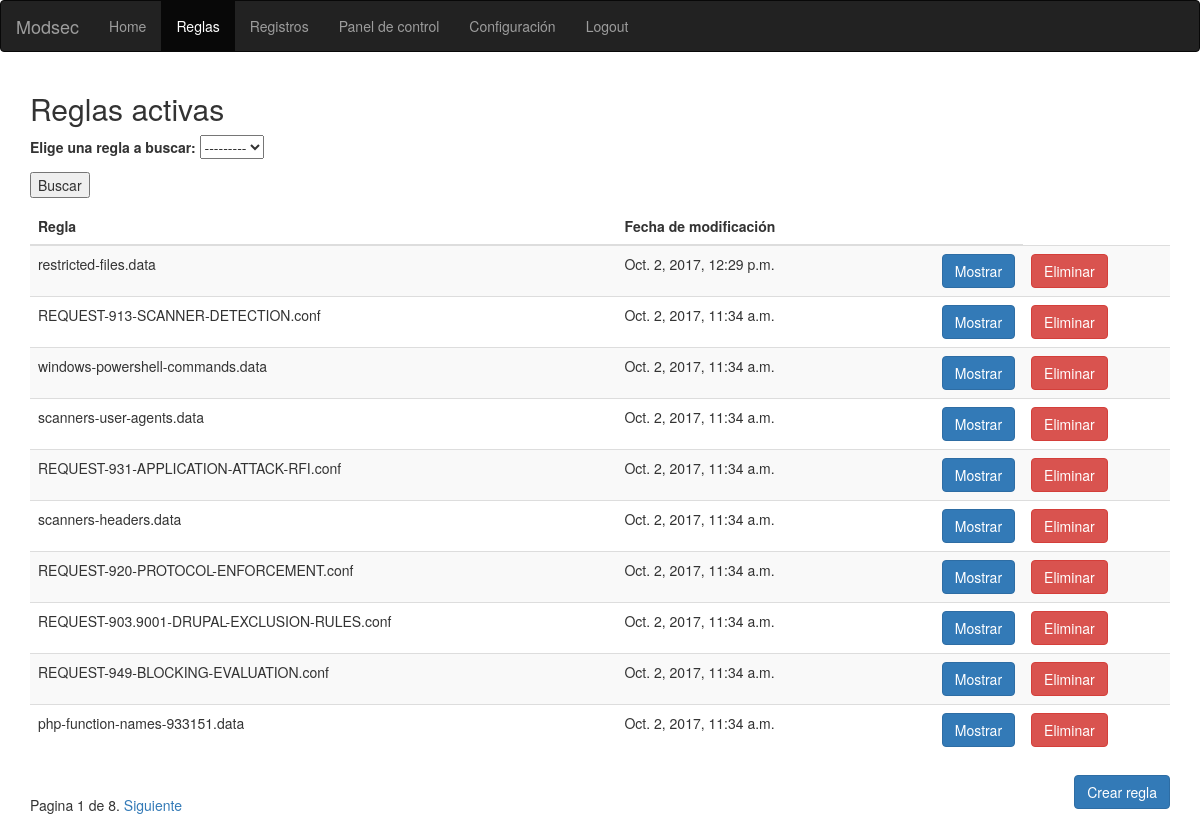
The page /modsec/rules/ (signed in) on the database as committed earlier.
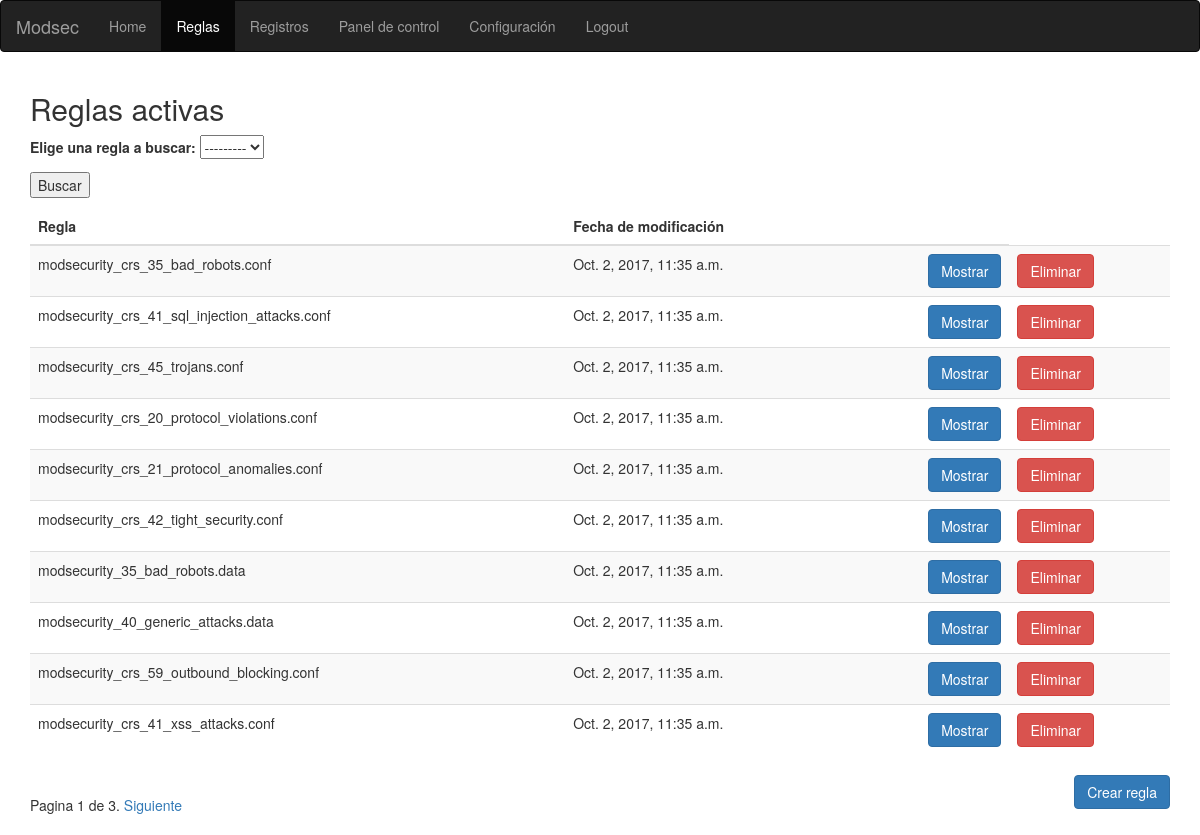
The same page on the database as committed later.
### modsec/models.py (models this page shows, shortened)
class Rule(models.Model):
    name= models.CharField(max_length=200)
    text= RichTextField(config_name='default',extra_plugins=['codesnippet'],)
    lastMod=models.DateTimeField(default=timezone.now)
    path=models.ForeignKey(Path,on_delete=models.CASCADE)

### modsec/views.py (the view)
@login_required(login_url='/modsec/login')
def rules(request):
    rule=""
    if request.method == 'POST':
        form = selectRule(request.POST)
        if form.is_valid():
            rule=form.cleaned_data['ruleSel']
            rules=Rule.objects.all()
            reglas=[]
            for r in rules:
                if str(rule)==str(r):
                    reglas.append(r)
            paginator = Paginator(reglas, 10) # Show 25 contacts per page
            page = request.GET.get('page')
            try:
                reglas = paginator.page(page)
            except PageNotAnInteger:
                reglas = paginator.page(1)
            except EmptyPage:
                reglas = paginator.page(paginator.num_pages)
            context={'form':form,'reglas':reglas,'rule': rule}
            return render(request, 'modsec/rules.html',context)
    else:
        reglas=Rule.objects.all()
        paginator = Paginator(reglas, 10) # Show 25 contacts per page
        page = request.GET.get('page')
        try:
            reglas = paginator.page(page)
        except PageNotAnInteger:
            reglas = paginator.page(1)
        except EmptyPage:
            reglas = paginator.page(paginator.num_pages)
        form = selectRule()
        context={'form':form,'reglas':reglas,'rule': rule}
    return render(request, 'modsec/rules.html',context)

### modsec/forms.py
class selectRule(forms.Form):
    ruleSel=forms.ModelChoiceField(queryset=Rule.objects.all(),label="Elige una regla a buscar")

### modsec/templates/modsec/rules.html (shortened to what this page needs)
<!DOCTYPE html>
<html lang="en">
<head>
  <link rel="stylesheet" href="https://maxcdn.bootstrapcdn.com/bootstrap/3.3.7/css/bootstrap.min.css">
</head>
<body>
<nav class="navbar navbar-inverse">
  <div class="container-fluid">
    <div class="navbar-header">
      <a class="navbar-brand" href="/modsec/">Modsec</a>
    </div>
    <ul class="nav navbar-nav">
      <li><a href="/modsec/">Home</a></li>
      <li class="active"><a href="/modsec/rules/">Reglas</a></li>
      <li><a href="/modsec/logs/">Registros</a></li>
      <li><a href="/modsec/dashboard/">Panel de control</a></li>
       <li><a href="/modsec/conf/">Configuración</a></li>
      <li><a href="/modsec/logout/">Logout</a></li>
    </ul>
  </div>
</nav>
<div class="container">
  <h2>Reglas activas</h2>
   <form id="form" method="post" action="">{% csrf_token %}
    {{form.as_p}}
    <p><input type="submit" value="Buscar"/></p>
  </form>
  <table class="table table-striped">
    <thead>
      <tr>
        <th>Regla</th>
        <th>Fecha de modificación</th>
        <th></th>
      </tr>
    </thead>
    <tbody>
     {% for rule in reglas %}
     	<tr>
			 <td>{{ rule.name }}</td>
			 <td>{{ rule.lastMod }}</td>
			 <td><a href="/modsec/showRule/{{ rule.id }}/" class="btn btn-primary" style="float:right">Mostrar</a></td>
        {% if request.user.is_superuser %}
          <td> <a href="/modsec/deleteRule/{{ rule.id }}/" class="btn btn-danger" style="float:left">Eliminar</a></td>
       {% endif %}
	 {% endfor %}
       </tr>
    </tbody>
  </table>
  <div class="pagination">
    <span class="step-links">
        <span class="current">
            Pagina {{ reglas.number }} de {{ reglas.paginator.num_pages }}.
        </span>
        {% if reglas.has_next %}
            <a href="?page={{ reglas.next_page_number }}">Siguiente</a>
        {% endif %}
    </span>
</div>
 <a href="/modsec/createRule/" class="btn btn-primary" style="float:right">Crear regla</a>
</div>
</body>
</html>

Rows that differ between the two databases and show on the page:
removed Rule: name "restricted-files.data", lastMod "Oct. 2, 2017, 12:29 p.m."
removed Rule: name "REQUEST-913-SCANNER-DETECTION.conf", lastMod "Oct. 2, 2017, 11:34 a.m."
removed Rule: name "windows-powershell-commands.data", lastMod "Oct. 2, 2017, 11:34 a.m."
removed Rule: name "scanners-user-agents.data", lastMod "Oct. 2, 2017, 11:34 a.m."
removed Rule: name "REQUEST-931-APPLICATION-ATTACK-RFI.conf", lastMod "Oct. 2, 2017, 11:34 a.m."
removed Rule: name "scanners-headers.data", lastMod "Oct. 2, 2017, 11:34 a.m."
removed Rule: name "REQUEST-920-PROTOCOL-ENFORCEMENT.conf", lastMod "Oct. 2, 2017, 11:34 a.m."
removed Rule: name "REQUEST-903.9001-DRUPAL-EXCLUSION-RULES.conf", lastMod "Oct. 2, 2017, 11:34 a.m."
removed Rule: name "REQUEST-949-BLOCKING-EVALUATION.conf", lastMod "Oct. 2, 2017, 11:34 a.m."
removed Rule: name "php-function-names-933151.data", lastMod "Oct. 2, 2017, 11:34 a.m."
now on this page (row unchanged): Rule: name "modsecurity_crs_35_bad_robots.conf", lastMod "Oct. 2, 2017, 11:35 a.m."
now on this page (row unchanged): Rule: name "modsecurity_crs_41_sql_injection_attacks.conf", lastMod "Oct. 2, 2017, 11:35 a.m."
now on this page (row unchanged): Rule: name "modsecurity_crs_45_trojans.conf", lastMod "Oct. 2, 2017, 11:35 a.m."
now on this page (row unchanged): Rule: name "modsecurity_crs_20_protocol_violations.conf", lastMod "Oct. 2, 2017, 11:35 a.m."
now on this page (row unchanged): Rule: name "modsecurity_crs_21_protocol_anomalies.conf", lastMod "Oct. 2, 2017, 11:35 a.m."
now on this page (row unchanged): Rule: name "modsecurity_crs_42_tight_security.conf", lastMod "Oct. 2, 2017, 11:35 a.m."
now on this page (row unchanged): Rule: name "modsecurity_35_bad_robots.data", lastMod "Oct. 2, 2017, 11:35 a.m."
now on this page (row unchanged): Rule: name "modsecurity_40_generic_attacks.data", lastMod "Oct. 2, 2017, 11:35 a.m."
now on this page (row unchanged): Rule: name "modsecurity_crs_59_outbound_blocking.conf", lastMod "Oct. 2, 2017, 11:35 a.m."
now on this page (row unchanged): Rule: name "modsecurity_crs_41_xss_attacks.conf", lastMod "Oct. 2, 2017, 11:35 a.m."
Other text that changed with them:
{{ reglas.paginator.num_pages }}: "8" → "3"
